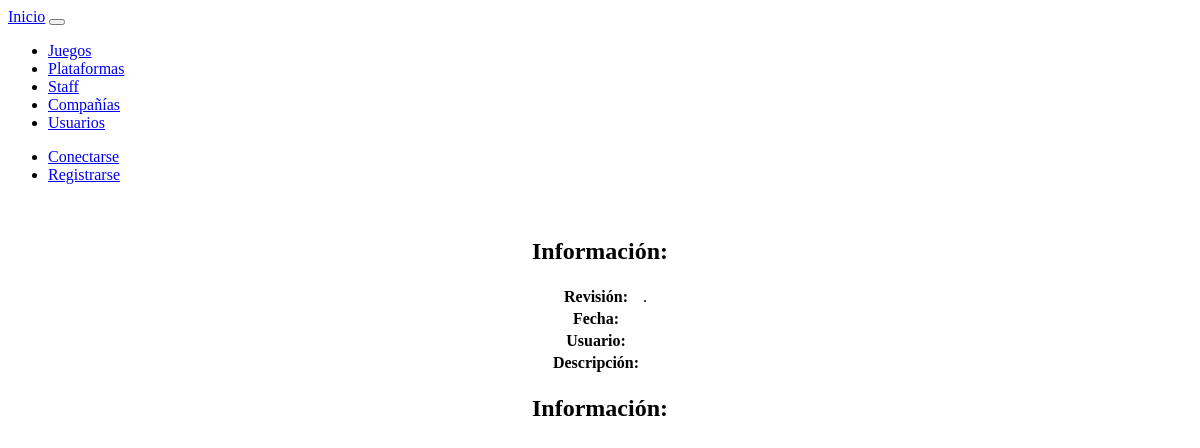
/pages/revision.php?id=106, run on an earlier commit of the app's database.
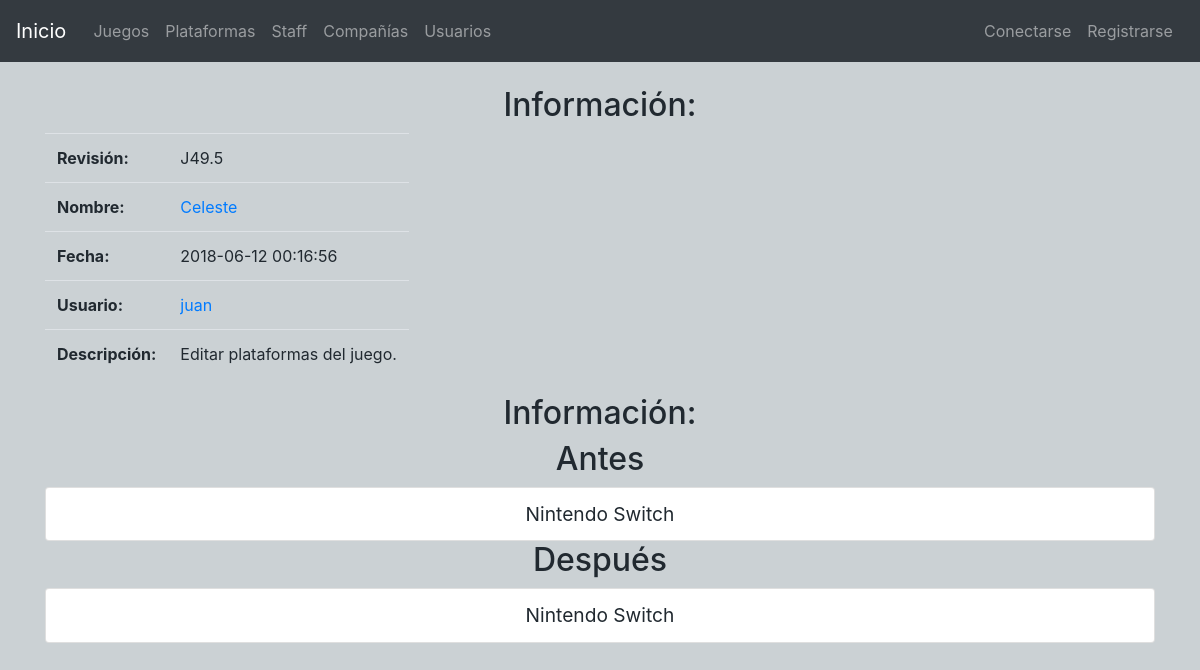
And on a later commit of the database.
### tables this page shows
CREATE TABLE `revisiones` (
  `ID` int(9) NOT NULL,
  `ID_MODELO` int(9) NOT NULL,
  `TIPO` varchar(1) NOT NULL,
  `NUMERO` int(9) NOT NULL,
  `FECHA` datetime NOT NULL,
  `DESCRIPCION` text,
  `USUARIO` int(6) NOT NULL,
  `ANTES` text NOT NULL,
  `DESPUES` text NOT NULL
);

CREATE TABLE `juego` (
  `ID` int(9) NOT NULL,
  `TITULO` varchar(100) NOT NULL,
  `SINOPSIS` text,
  `FECHA` date DEFAULT NULL,
  `ENLACE` varchar(100) DEFAULT NULL,
  `DURACION` int(1) DEFAULT NULL,
  `COVER` tinyint(1) DEFAULT NULL,
  `MEDIA` decimal(10,2) NOT NULL,
  `ACTIVO` tinyint(1) NOT NULL
);

CREATE TABLE `cuentas` (
  `ID` int(6) NOT NULL,
  `NOMBRE` varchar(40) NOT NULL,
  `PASSWORD` varchar(40) NOT NULL,
  `EMAIL` varchar(50) NOT NULL,
  `registro` date NOT NULL,
  `tipo` int(1) NOT NULL,
  `clave` varchar(100) DEFAULT NULL,
  `ACTIVO` tinyint(1) NOT NULL
);

CREATE TABLE `plataforma` (
  `ID` int(3) NOT NULL,
  `NOMBRE` varchar(40) NOT NULL,
  `COMPANY` int(6) DEFAULT NULL,
  `FECHA` varchar(4) DEFAULT NULL,
  `DESCRIPCION` text,
  `ESPECIFICACIONES` text,
  `ACTIVO` tinyint(1) NOT NULL
);

### pages/revision.php (the view, shortened to what the changed rows need)
<?php
include("../utilities/utilities.php");
$id=$_GET["id"];
$miconexion=connectDB();
$sql="SELECT ID_MODELO, TIPO, NUMERO, FECHA, DESCRIPCION, USUARIO, ANTES, DESPUES from revisiones where ID = ?";
$select= $miconexion->prepare($sql);
$select->execute(array($id));
$revision=$select->fetch(PDO::FETCH_ASSOC);
$sql="SELECT NOMBRE from cuentas where ID = ?";
$select= $miconexion->prepare($sql);
$select->execute(array($revision["USUARIO"]));
$cuenta=$select->fetch(PDO::FETCH_ASSOC);
$nombre_usuario=$cuenta["NOMBRE"];
switch($revision["TIPO"])
{
    case "J":
        $sql="SELECT TITULO, SINOPSIS, FECHA, ENLACE, DURACION from juego where ID = ?";
        $select= $miconexion->prepare($sql);
        $select->execute(array($revision["ID_MODELO"]));
        $datosJuego=$select->fetch(PDO::FETCH_ASSOC);
        $nombre = "<tr class='text-left'><th>Nombre: </th><td><a href='juego.php?id=".$revision["ID_MODELO"]."'>".$datosJuego["TITULO"]."</a></td></tr>";
        cabecera($datosJuego["TITULO"]." - Revisión ".$revision["NUMERO"]);
        break;
}
$antes = json_decode($revision["ANTES"]);
$despues = json_decode($revision["DESPUES"]);
$antesArray = (array) $antes;
$despuesArray = (array) $despues;
navBar();
echo "<center>";
echo "<h2>Información: </h2>";
echo "<table class='table table-responsive'>";
echo "<tr class='text-left'><th>Revisión: </th><td>".$revision["TIPO"].$revision["ID_MODELO"].".".$revision["NUMERO"]."</td></tr>";
echo $nombre;
echo "<tr class='text-left'><th>Fecha: </th><td>".$revision["FECHA"]."</td></tr>";
echo "<tr class='text-left'><th>Usuario: </th><td><a href='perfil.php?id=".$revision["USUARIO"]."'>".$nombre_usuario."</a></td></tr>";
echo "<tr class='text-left'><th>Descripción: </th><td>".$revision["DESCRIPCION"]."</td></tr>";
echo "</table>";
echo "<h2>Información: </h2>";
if($revision!=null)
{
    switch($revision["TIPO"])
    {
        case "J":
            if(isset($antes) && !is_int($antes) && property_exists($antes, "nombre"))
            {
                echo "<table class='table table-bordered'>";
                echo "<tr><th>Propiedad</th><th>Antes</th><th>Despues</th></tr>";
                if($antesArray["nombre"] == $despuesArray["nombre"])
                {
                    echo "<tr>";
                    echo "<td>Título</td>";
                    echo "<td>".$antesArray["nombre"]."</td>";
                    echo "<td>".$despuesArray["nombre"]."</td>";
                }
                else
                {
                    echo "<tr class='table-danger'>";
                    echo "<td>Título</td>";
                    echo "<td>".$antesArray["nombre"]."</td>";
                    echo "<td>".$despuesArray["nombre"]."</td>";
                }
                echo "</tr>";
                if($antesArray["sinopsis"] == $despuesArray["sinopsis"])
                {
                    echo "<tr>";
                    echo "<td>Sinopsis</td>";
                    echo "<td>".$antesArray["sinopsis"]."</td>";
                    echo "<td>".$despuesArray["sinopsis"]."</td>";
                }
                else
                {
                    echo "<tr class='table-danger'>";
                    echo "<td>Sinopsis</td>";
                    echo "<td>".$antesArray["sinopsis"]."</td>";
                    echo "<td>".$despuesArray["sinopsis"]."</td>";
                }
                echo "</tr>";
                if($antesArray["enlace"] == $despuesArray["enlace"])
                {
                    echo "<tr>";
                    echo "<td>Enlace</td>";
                    echo "<td>".$antesArray["enlace"]."</td>";
                    echo "<td>".$despuesArray["enlace"]."</td>";
                }
                else
                {
                    echo "<tr class='table-danger'>";
                    echo "<td>Enlace</td>";
                    echo "<td>".$antesArray["enlace"]."</td>";
                    echo "<td>".$despuesArray["enlace"]."</td>";
                }
                echo "</tr>";
                if($antesArray["fecha"] == $despuesArray["fecha"])
                {
                    echo "<tr>";
                    echo "<td>Fecha de salida</td>";
                    echo "<td>".$antesArray["fecha"]."</td>";
                    echo "<td>".$despuesArray["fecha"]."</td>";
                }
                else
                {
                    echo "<tr class='table-danger'>";
                    echo "<td>Fecha de salida</td>";
                    echo "<td>".$antesArray["fecha"]."</td>";
                    echo "<td>".$despuesArray["fecha"]."</td>";
                }
                echo "</tr>";
                if($antesArray["duracion"]>= 0 || $despuesArray["duracion"] >= 0)
                {
                    $sql = "SELECT ID, DURACION FROM duracion";
                    $duracion= $miconexion->prepare($sql);
                    $duracion->execute();
                    $listaDuracion=$duracion->fetchAll(PDO::FETCH_ASSOC);
                    foreach($listaDuracion as $key => $value)
                    {
                        if($listaDuracion[$key]["ID"] == $antesArray["duracion"])
                        {
                            $antesArray["duracion"] = $listaDuracion[$key]["DURACION"];
                        }
                        if($listaDuracion[$key]["ID"] == $despuesArray["duracion"])
                        {
                            $despuesArray["duracion"] = $listaDuracion[$key]["DURACION"];
                        }
                    }
                }
                if($antesArray["duracion"] == $despuesArray["duracion"])
                {
                    echo "<tr>";
                    echo "<td>Duración</td>";
                    echo "<td>".$antesArray["duracion"]."</td>";
                    echo "<td>".$despuesArray["duracion"]."</td>";
                }
                else
                {
                    echo "<tr class='table-danger'>";
                    echo "<td>Duración</td>";
                    echo "<td>".$antesArray["duracion"]."</td>";
                    echo "<td>".$despuesArray["duracion"]."</td>";
                }
                echo "</tr>";
                $sql = "SELECT ID, GENERO FROM generos";
                $duracion= $miconexion->prepare($sql);
                $duracion->execute();
                $listaGeneros=$duracion->fetchAll(PDO::FETCH_ASSOC);
                $generosAntes = count($antesArray["generos"]);
                $generosDesp = count($despuesArray["generos"]);
                $count = max($generosAntes, $generosDesp);
                foreach($antesArray["generos"] as $key=>$value)
                {
                    $antesArray["generos"][$key] = $listaGeneros[$value-1]["GENERO"];
                }
                foreach($despuesArray["generos"] as $key=>$value)
                {
                    $despuesArray["generos"][$key] = $listaGeneros[$value-1]["GENERO"];
                }
                for($i=0;$i<$count;$i++)
                {
                    $genAnt = isset($antesArray["generos"][$i]) ? $antesArray["generos"][$i] : "";
                    $genDesp = isset($despuesArray["generos"][$i]) ? $despuesArray["generos"][$i] : "";
                    if($genAnt == $genDesp && $genAnt != "")
                    {
                        echo "<tr>";
                        echo "<td>Género ".($i+1)."</td>";
                        echo "<td>".$genAnt."</td>";
                        echo "<td>".$genDesp."</td>";
                        echo "</tr>";
                    }
                    else
                    {
                        echo "<tr class='table-danger'>";
                        echo "<td>Género ".($i+1)."</td>";
                        echo "<td>".$genAnt."</td>";
                        echo "<td>".$genDesp."</td>";
                        echo "</tr>";
                    }
                }
                echo "</table>";
            }
            else if(isset($antes) && !is_int($antes) && property_exists($antes, "plat"))
            {
                if(count($antesArray["plat"])<1 && count($despuesArray["plat"])<1)
                {
                    echo "<h3>No plataformas.</h3>";
                }
                else
                {
                    $antesPlat = implode(", ", $antesArray["plat"]);
                    $despuesPlat = implode(", ", $despuesArray["plat"]);
                    $sql = "SELECT id, nombre from plataforma where id in (".$antesPlat.", ".$despuesPlat.")";
                    $select= $miconexion->prepare($sql);
                    $select->execute();
                    $plat=$select->fetchAll(PDO::FETCH_ASSOC);
                    echo "<h2>Antes</h2>";
                    echo "<ul class='list-group'>";
                    foreach($plat as $key=>$value)
                    {
                        if(in_array($value["id"], $antesArray["plat"]))
                        {
                            echo "<li class='list-group-item'>".$value["nombre"]."</li>";
                        }
                    }
                    echo "</ul>";
                    echo "<h2>Después</h2>";
                    echo "<ul class='list-group'>";
                    foreach($plat as $key=>$value)
                    {
                        if(in_array($value["id"], $despuesArray["plat"]))
                        {
                            echo "<li class='list-group-item'>".$value["nombre"]."</li>";
                        }
                    }
                    echo "</ul>";
                }
            }
            break;
    }
}
echo "</center>";
?>

### utilities/utilities.php (shortened to what the changed rows need)
<?php
function navBar()
{
  $cabecera='
  <body>
  <nav class="navbar navbar-expand-md bg-dark navbar-dark">
  <a class="navbar-brand" href="../index.php">Inicio</a>
  <button class="navbar-toggler" type="button" data-toggle="collapse" data-target="#collapsibleNavbar">
    <span class="navbar-toggler-icon"></span>
  </button>
  <div class="collapse navbar-collapse" id="collapsibleNavbar">
    <ul class="navbar-nav">
      <li class="nav-item">
        <a class="nav-link" href="listadoJuego.php">Juegos</a>
      </li>
      <li class="nav-item">
        <a class="nav-link" href="listadoPlat.php">Plataformas</a>
      </li>
      <li class="nav-item">
        <a class="nav-link" href="listadoStaff.php">Staff</a>
      </li>
      <li class="nav-item">
        <a class="nav-link" href="listadoCompany.php">Compañías</a>
      </li>
      <li class="nav-item">
        <a class="nav-link" href="listadoUsuarios.php">Usuarios</a>
      </li>';
      $cabecera.='
    </ul>';
    if(!isset($_SESSION["tipo"]))
    {
      $cabecera.='
    <ul class="nav navbar-nav ml-auto">
      <li class="nav-item">
        <a class="nav-link" href="login.php">Conectarse</a>
      </li>
      <li class="nav-item">
        <a class="nav-link" href="registrarse.php">Registrarse</a>
      </li>
    </ul>';
    }
    $cabecera.='
    </div>
    </nav>
    <br>
    <div class="container">';
    echo $cabecera;
}
function cabecera($titulo)
{
  $cabecera='<!DOCTYPE html>
<html>
<head>
<meta charset="utf-8">
<meta name="viewport" content="width=device-width, initial-scale=1">
<link rel="stylesheet" href="https://maxcdn.bootstrapcdn.com/bootstrap/4.0.0/css/bootstrap.min.css">
<script src="https://ajax.googleapis.com/ajax/libs/jquery/3.3.1/jquery.min.js"></script>
<script src="https://cdnjs.cloudflare.com/ajax/libs/popper.js/1.12.9/umd/popper.min.js"></script>
<script src="https://maxcdn.bootstrapcdn.com/bootstrap/4.0.0/js/bootstrap.min.js"></script>
<link rel="stylesheet" href="https://code.jquery.com/ui/1.12.1/themes/base/jquery-ui.css">
<script src="https://code.jquery.com/ui/1.12.1/jquery-ui.min.js"></script>
<link rel="stylesheet" type="text/css" href="https://cdn.datatables.net/v/bs4/dt-1.10.16/cr-1.4.1/datatables.min.css"/>
<link rel="stylesheet" href="https://cdnjs.cloudflare.com/ajax/libs/fancybox/3.3.5/jquery.fancybox.min.css" />
	<script src="https://cdnjs.cloudflare.com/ajax/libs/fancybox/3.3.5/jquery.fancybox.min.js"></script>
<link rel="stylesheet" href="../css/css01.css">
<link rel="stylesheet" href="../css/css02.css">
<link rel="stylesheet" href="../css/pagination.css">
<script type="text/javascript" src="../js/utilities.js"></script>
<title>'.$titulo.'</title>
</head>';
    echo $cabecera;
}
?>

What changed in the data, as far as the page shows it:
added revisiones: TIPO "J", ID_MODELO "49", NUMERO "5", FECHA "2018-06-12 00:16:56", DESCRIPCION "Editar plataformas del juego."
now on this page (row unchanged): juego: TITULO "Celeste"
now on this page (row unchanged): cuentas: NOMBRE "juan"
now on this page (row unchanged): plataforma: NOMBRE "Nintendo Switch"
Also different on the page:
text now shown: "Nombre: Antes Después"
